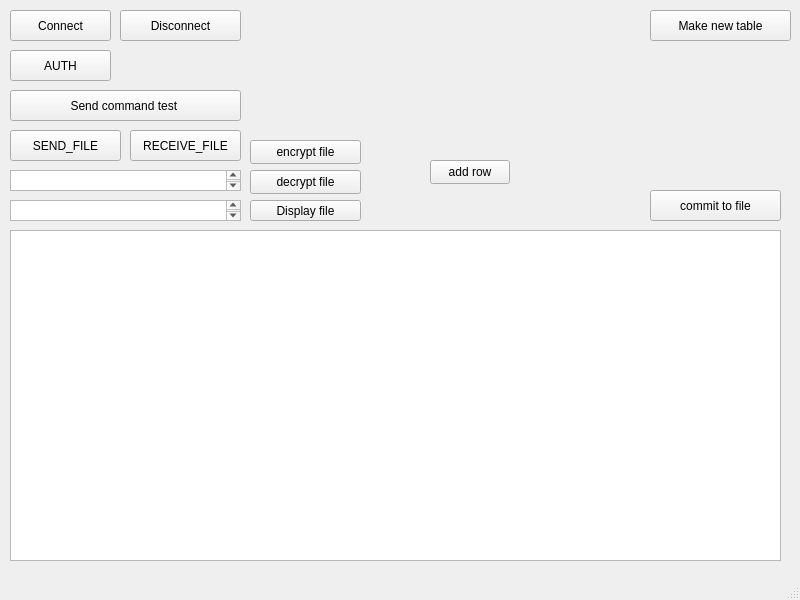
<?xml version="1.0" encoding="UTF-8"?>
<ui version="4.0">
 <class>MainWindow</class>
 <widget class="QMainWindow" name="MainWindow">
  <property name="geometry">
   <rect>
    <x>0</x>
    <y>0</y>
    <width>800</width>
    <height>600</height>
   </rect>
  </property>
  <property name="windowTitle">
   <string>MainWindow</string>
  </property>
  <widget class="QWidget" name="centralwidget">
   <widget class="QPushButton" name="pushButton">
    <property name="geometry">
     <rect>
      <x>10</x>
      <y>10</y>
      <width>101</width>
      <height>31</height>
     </rect>
    </property>
    <property name="text">
     <string>Connect</string>
    </property>
   </widget>
   <widget class="QPushButton" name="pushButton_2">
    <property name="geometry">
     <rect>
      <x>120</x>
      <y>10</y>
      <width>121</width>
      <height>31</height>
     </rect>
    </property>
    <property name="text">
     <string>Disconnect</string>
    </property>
   </widget>
   <widget class="QPushButton" name="pushButton_3">
    <property name="geometry">
     <rect>
      <x>10</x>
      <y>90</y>
      <width>231</width>
      <height>31</height>
     </rect>
    </property>
    <property name="text">
     <string>Send command test </string>
    </property>
   </widget>
   <widget class="QTextBrowser" name="textBrowser">
    <property name="geometry">
     <rect>
      <x>10</x>
      <y>170</y>
      <width>231</width>
      <height>21</height>
     </rect>
    </property>
   </widget>
   <widget class="QPushButton" name="sendFileButton">
    <property name="geometry">
     <rect>
      <x>10</x>
      <y>130</y>
      <width>111</width>
      <height>31</height>
     </rect>
    </property>
    <property name="text">
     <string>SEND_FILE</string>
    </property>
   </widget>
   <widget class="QPushButton" name="receiveFileButton">
    <property name="geometry">
     <rect>
      <x>130</x>
      <y>130</y>
      <width>111</width>
      <height>31</height>
     </rect>
    </property>
    <property name="text">
     <string>RECEIVE_FILE</string>
    </property>
   </widget>
   <widget class="QPushButton" name="pushButton_4">
    <property name="geometry">
     <rect>
      <x>10</x>
      <y>50</y>
      <width>101</width>
      <height>31</height>
     </rect>
    </property>
    <property name="text">
     <string>AUTH</string>
    </property>
   </widget>
   <widget class="QPushButton" name="pushButton_5">
    <property name="geometry">
     <rect>
      <x>250</x>
      <y>140</y>
      <width>111</width>
      <height>24</height>
     </rect>
    </property>
    <property name="text">
     <string>encrypt file</string>
    </property>
   </widget>
   <widget class="QPushButton" name="pushButton_6">
    <property name="geometry">
     <rect>
      <x>250</x>
      <y>170</y>
      <width>111</width>
      <height>24</height>
     </rect>
    </property>
    <property name="text">
     <string>decrypt file</string>
    </property>
   </widget>
   <widget class="QPushButton" name="pushButton_7">
    <property name="geometry">
     <rect>
      <x>250</x>
      <y>200</y>
      <width>111</width>
      <height>21</height>
     </rect>
    </property>
    <property name="text">
     <string>Display file</string>
    </property>
   </widget>
   <widget class="QPushButton" name="makeNewTableButton">
    <property name="geometry">
     <rect>
      <x>650</x>
      <y>10</y>
      <width>141</width>
      <height>31</height>
     </rect>
    </property>
    <property name="text">
     <string>Make new table</string>
    </property>
   </widget>
   <widget class="QTableWidget" name="tableWidget">
    <property name="geometry">
     <rect>
      <x>10</x>
      <y>230</y>
      <width>771</width>
      <height>331</height>
     </rect>
    </property>
   </widget>
   <widget class="QTextEdit" name="textEdit">
    <property name="geometry">
     <rect>
      <x>10</x>
      <y>200</y>
      <width>231</width>
      <height>21</height>
     </rect>
    </property>
   </widget>
   <widget class="QPushButton" name="commitToCSVFileButton">
    <property name="geometry">
     <rect>
      <x>650</x>
      <y>190</y>
      <width>131</width>
      <height>31</height>
     </rect>
    </property>
    <property name="text">
     <string>commit to file</string>
    </property>
   </widget>
   <widget class="QPushButton" name="addRowToTableButton">
    <property name="geometry">
     <rect>
      <x>430</x>
      <y>160</y>
      <width>80</width>
      <height>24</height>
     </rect>
    </property>
    <property name="text">
     <string>add row</string>
    </property>
   </widget>
  </widget>
  <widget class="QStatusBar" name="statusbar"/>
 </widget>
 <resources/>
 <connections/>
</ui>
